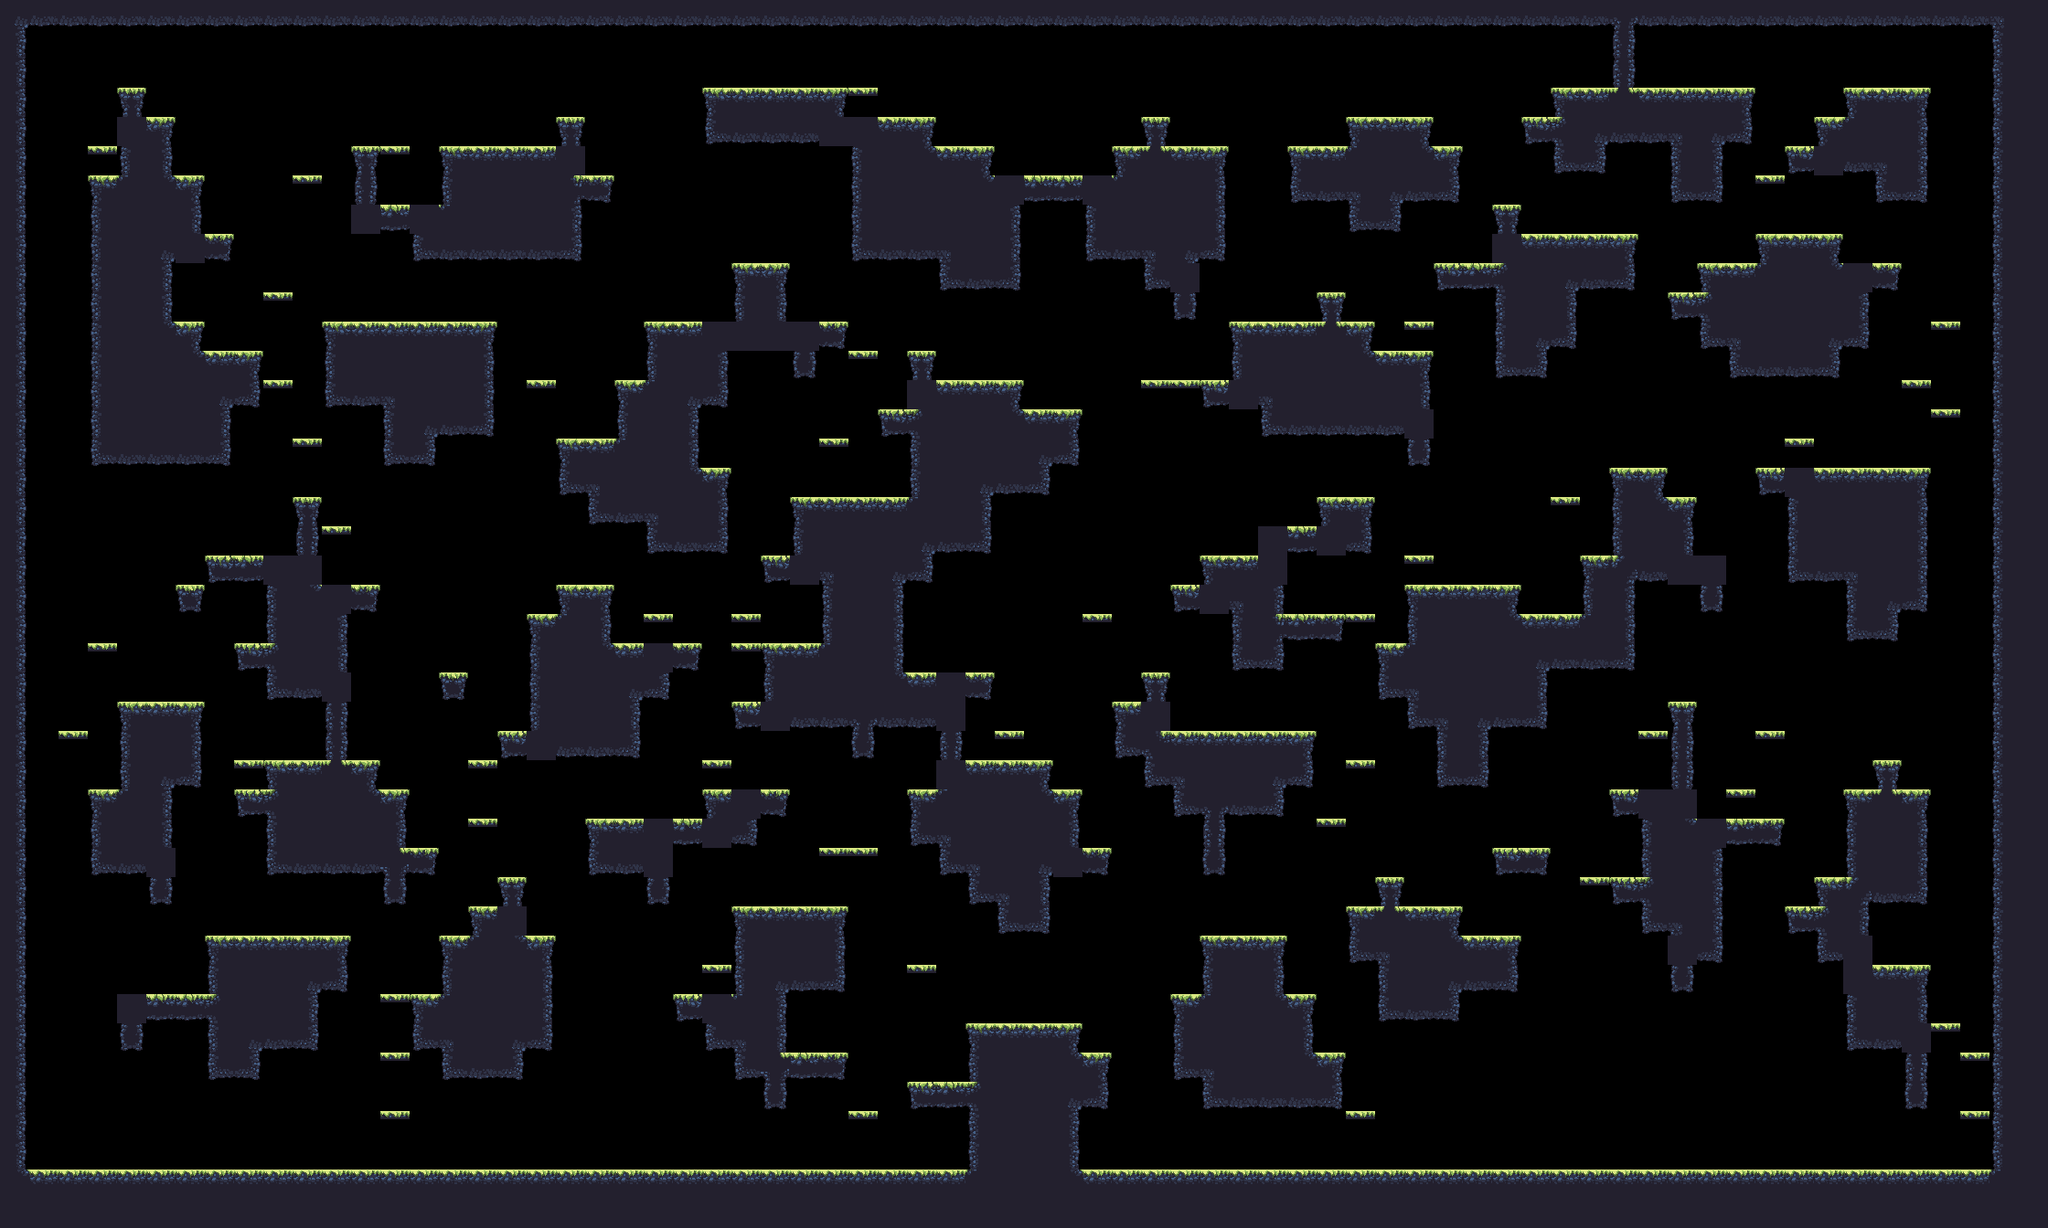

Tiled map render using the project's own tile images. Description and the map definition, with tile-layer contents summarised, below:
An orthogonal 70x42 tile map with 32x32 px tiles, 1 tile layer (main) and 17 objects (9x spawn, spawnPlayer0, spawnCrown0, spawnPlayer1, spawnCrown1, ...).

<map compressionlevel="0" height="42" infinite="0" nextlayerid="3" nextobjectid="4" orientation="orthogonal" renderorder="right-down" tiledversion="1.3.2" tileheight="32" tilewidth="32" version="1.2" width="70">
 <tileset firstgid="1" source="forest_summer_tile_set.tsx" />
 <layer height="42" id="1" name="main" width="70">
  <data>[2940 cells, 1234 non-empty, 28 distinct tile ids]</data>
 </layer>
 <objectgroup><object id="1" name="spawnPlayer0" x="256" y="208.0" /><object id="2" name="spawnCrown0" x="96" y="144.0" /><object id="3" name="spawnPlayer1" x="2080" y="464.0" /><object id="4" name="spawnCrown1" x="1984" y="80.0" /><object id="5" name="spawnPlayer2" x="96" y="1232.0" /><object id="6" name="spawnCrown2" x="128" y="1232.0" /><object id="7" name="spawnPlayer3" x="2144" y="1232.0" /><object id="8" name="spawnCrown3" x="2016" y="1232.0" /><object id="9" name="spawn" x="1728" y="1232.0" /><object id="10" name="spawn" x="480" y="880.0" /><object id="11" name="spawn" x="384" y="304.0" /><object id="12" name="spawn" x="1984" y="464.0" /><object id="13" name="spawn" x="1888" y="848.0" /><object id="14" name="spawn" x="1216" y="112.0" /><object id="15" name="spawn" x="736" y="656.0" /><object id="16" name="spawn" x="1312" y="752.0" /><object id="17" name="spawn" x="1504" y="304.0" /></objectgroup></map>
